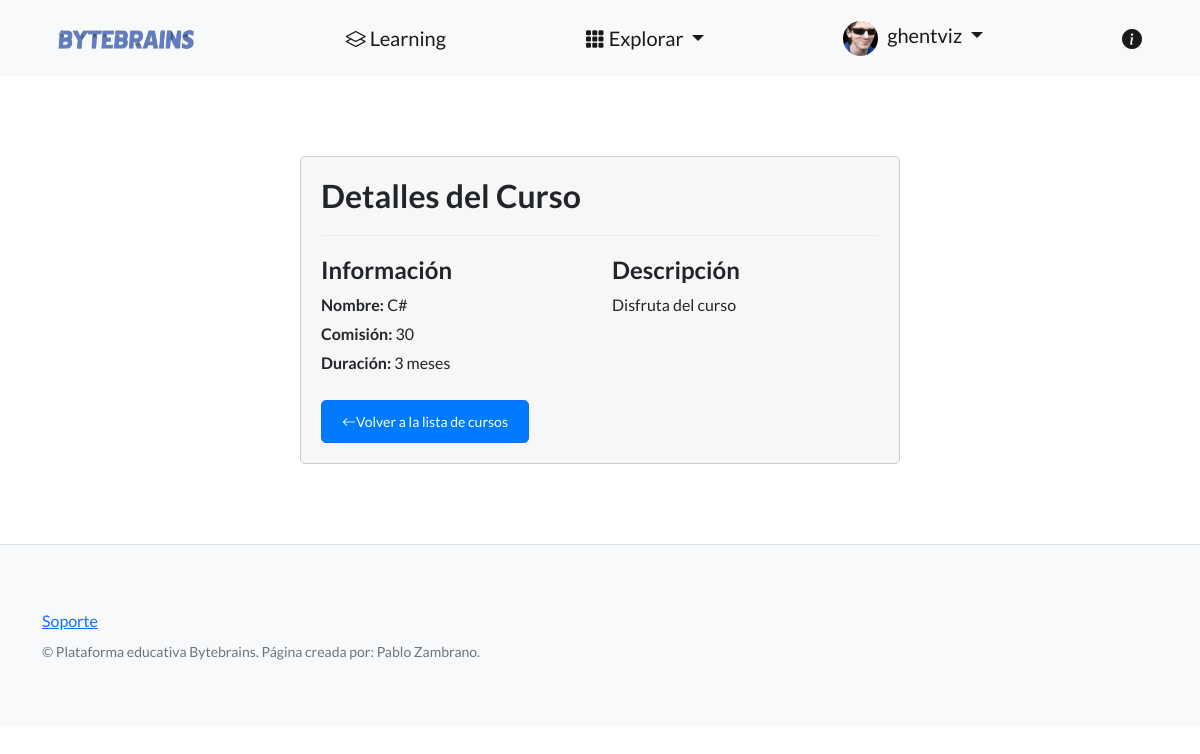
Screenshot of /plataforma/cursos/44/ (signed in) with the database file from the repository.
### perfiles/models.py (models this page shows, shortened)
class Avatar(models.Model):
    user = models.OneToOneField(User, on_delete=models.CASCADE, null=True)
    imagen = models.ImageField(upload_to='avatares', null=True, blank=True)

### control_estudios/models.py (models this page shows, shortened)
class Curso(models.Model):
    elegir_duracion = [
        ('1 mes', '1 mes'),
        ('2 meses', '2 meses'),
        ('3 meses', '3 meses'),
        ('4 meses', '4 meses')
        ]
    nombre = models.CharField(max_length=60)
    comision = models.IntegerField()
    descripcion = models.CharField(max_length=800, default='Descripción pendiente')
    duracion = models.CharField(max_length=60, choices=elegir_duracion, default='1 mes')
    creador = models.ForeignKey(User, on_delete=models.SET_NULL, null=True)

### control_estudios/views.py (the view)
# urls.py: path("cursos/<int:id>/", ver_curso, name="ver_curso"),
def ver_curso(request, id):
    curso = get_object_or_404(Curso, id=id)
    context = {
        'object': curso
    }
    return render(request, 'control_estudios/cursos_detail.html', context)

### control_estudios/templates/control_estudios/cursos_detail.html (shortened to what this page needs)
{% extends "control_estudios/base.html" %}
{% block contenido %}
<div class="details-container">
  <h2>Detalles del Curso</h2>
  <hr>
  <div class="row">
    <div class="col-md-6">
      <h4>Información</h4>
      <p><strong>Nombre:</strong> {{ object.nombre }}</p>
      <p><strong>Comisión:</strong> {{ object.comision }}</p>
      <p><strong>Duración:</strong> {{ object.duracion }}</p>
    </div>
    <div class="col-md-6">
      <h4>Descripción</h4>
      <p>{{ object.descripcion }}</p>
    </div>
  </div>
  <a href="{% url 'lista_cursos' %}" class="back-link btn btn-outline-primary btn-sm">
    <i class="bi bi-arrow-left"></i> Volver a la lista de cursos
  </a>
</div>
{% endblock contenido %}

### control_estudios/templates/control_estudios/base.html (shortened to what this page needs)
{% load static %}
<!DOCTYPE html>
<html lang="en">
<head>
    <link href="https://cdn.jsdelivr.net/npm/bootstrap-icons@1.5.0/font/bootstrap-icons.css" rel="stylesheet"
        type="text/css" />
    <link href="{% static 'css/styles.css' %}" rel="stylesheet" />
</head>
<body>
    <nav class="navbar navbar-light bg-light static-top">
        <div class="container">
            <a class="navbar-brand logo-link" href="{% url 'inicio'%}">
                <img class="logo" src="{% static 'logo.png' %}" alt="Logo de la página" />
            </a>
            <a class="navbar-brand learning-link" href="{%url 'lista_posts'%}">
                <i class="bi bi-layers"></i>
                Learning
            </a>
            <div class="dropdown" id="plataformaDropdown">
                <a class="navbar-brand dropdown-toggle" href="#" role="button" data-bs-toggle="dropdown"
                    aria-expanded="false">
                    <i class="bi bi-grid-3x3-gap-fill"></i>
                    Explorar
                </a>
            </div>
            <div class="dropdown" onmouseenter="showDropdown()" onmouseleave="hideDropdown()">
                <a class="navbar-brand dropdown-toggle" href="#" role="button" id="usuarioDropdown" data-bs-toggle="dropdown"
                    aria-expanded="false">
                    {% if user.is_authenticated %}
                        {% if user.avatar %}
                            {% if user.avatar.imagen %}
                            <img src="{{ user.avatar.imagen.url }}" style="width: 35px; height: 35px; border-radius: 50%; margin-right: 5px;">
                            {% else %}
                                <i class="bi bi-person-fill"></i>
                            {% endif %}
                        {% else %}
                            <i class="bi bi-person-fill"></i>
                        {% endif %}
                        {{ user.username }}
                    {% else %}
                    <i class="bi bi-person-fill"></i> Gestionar usuario
                    {% endif %}
                </a>
            </div>
            <a class="navbar-brand about-link" href="{% url 'about' %}">
                <i class="bi bi-info-circle-fill"></i>
            </a>
        </div>
    </nav>
    <section style="padding: 80px 50px;">
        {% block contenido %}
        {% endblock contenido %}
    </section>
    <footer class="footer">
        <div class="container">
            <div class="row">
                <div class="col-lg-6 h-100 text-center text-lg-start my-auto">
                    <ul class="list-inline mb-2">
                        <li class="list-inline-item"><a
                                href="https://docs.google.com/forms/d/e/1FAIpQLSdrpu41T0OnxFOVRi3Zn0Obj1P5-a_17yXlUdo7N0pcVgMJ1Q/viewform?usp=sf_link">Soporte</a>
                        </li>
                    </ul>
                    <p class="text-muted small mb-4 mb-lg-0">&copy; Plataforma educativa Bytebrains. Página creada por:
                        Pablo Zambrano.</p>
                </div>
            </div>
        </div>
    </footer>
</body>
</html>

### control_estudios/templates/control_estudios/base.html (style rules this page uses)
.logo { width: 165px; height: 50px; }
.logo { transition: transform 0.2s; }
.footer { padding: 40px 0; background-color: #f8f9fa; border-top: 1px solid #dee2e6; }
.footer p { margin-bottom: 0; }
.learning-link { transition: transform 0.2s; }
.about-link { position: relative; }
.about-link::after { content: "Acerca de"; position: absolute; top: 100%; left: 50%; transform: translateX(-50%); background-color: #f8f9fa; padding: 8px 16px; border-radius: 8px; opacity: 0; visibility: hidden; transition: opacity 0.3s, visibility 0.3s; box-shadow: 0 2px 4px rgba(0, 0, 0, 0.1); font-family: 'Lato', sans-serif; font-weight: 400; font-size: 14px; color: #333; white-space: nowrap; }

### control_estudios/templates/control_estudios/cursos_detail.html (style rules this page uses)
.details-container { max-width: 600px; margin: 0 auto; padding: 20px; background-color: #f7f7f7; border: 1px solid #ccc; border-radius: 5px; opacity: 0; transform: translateY(-20px); transition: opacity 0.5s ease-in-out, transform 0.5s ease-in-out; }
.details-container.show { opacity: 1; transform: translateY(0); }
.details-container h2 { margin-bottom: 10px; }
.details-container hr { margin: 20px 0; border: 0; border-top: 1px solid #ccc; }
.details-container p { margin-bottom: 5px; }
.details-container .btn { display: inline-flex; align-items: center; margin-top: 20px; padding: 10px 20px; background-color: #007bff; color: #fff; text-decoration: none; border-radius: 5px; }

### rows the page displays
Curso: nombre "C#", comision "30", duracion "3 meses", descripcion "Disfruta del curso"

### other values shown
{{ user.username }} "ghentviz"
